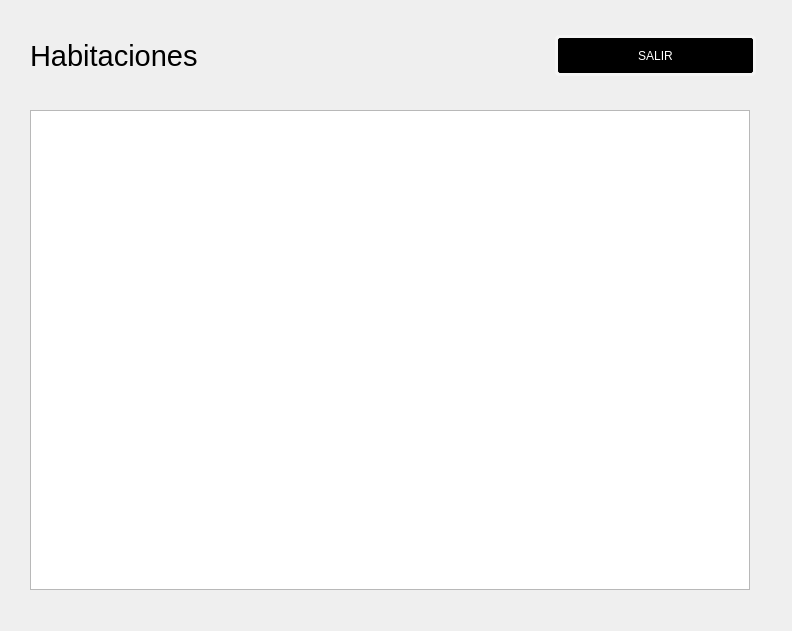
<?xml version="1.0" encoding="UTF-8"?>
<ui version="4.0">
 <class>habitaciones</class>
 <widget class="QWidget" name="habitaciones">
  <property name="geometry">
   <rect>
    <x>0</x>
    <y>0</y>
    <width>792</width>
    <height>631</height>
   </rect>
  </property>
  <property name="windowTitle">
   <string>Form</string>
  </property>
  <property name="styleSheet">
   <string notr="true">QPushButton {
 border: 3px solid whitesmoke;
 border-radius: 5px;
 background-color: black;
 padding: 5px;
 margin: 5px;
color: white;
}
QPushButton:hover {
border: 3px solid black;
border-radius: 5px; 
background-color: white;
color: black;
}</string>
  </property>
  <widget class="QLabel" name="label">
   <property name="geometry">
    <rect>
     <x>30</x>
     <y>20</y>
     <width>501</width>
     <height>71</height>
    </rect>
   </property>
   <property name="font">
    <font>
     <pointsize>22</pointsize>
    </font>
   </property>
   <property name="text">
    <string>Habitaciones</string>
   </property>
  </widget>
  <widget class="QPushButton" name="btn_editar_habitacion">
   <property name="geometry">
    <rect>
     <x>550</x>
     <y>30</y>
     <width>211</width>
     <height>51</height>
    </rect>
   </property>
   <property name="text">
    <string>SALIR</string>
   </property>
  </widget>
  <widget class="QTableWidget" name="tableWidget">
   <property name="enabled">
    <bool>true</bool>
   </property>
   <property name="geometry">
    <rect>
     <x>30</x>
     <y>110</y>
     <width>720</width>
     <height>480</height>
    </rect>
   </property>
   <property name="textElideMode">
    <enum>Qt::ElideRight</enum>
   </property>
  </widget>
 </widget>
 <resources/>
 <connections/>
</ui>
